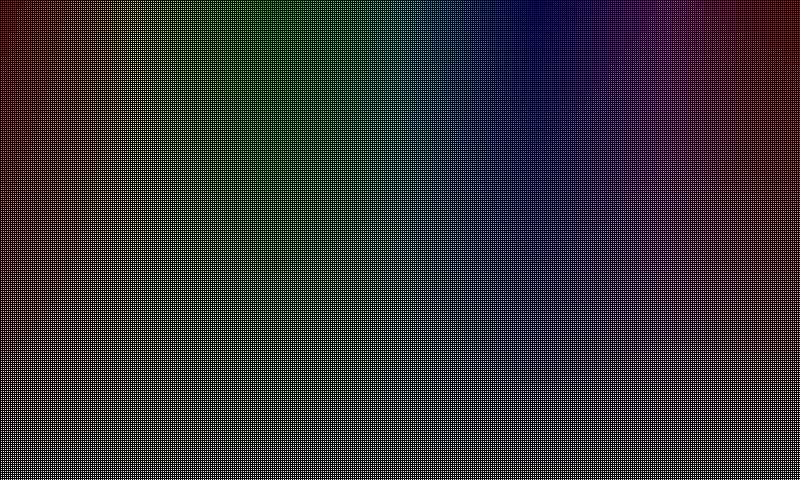
Frame 1 (no input)
Frame 60 (the mouse pressed at the canvas centre just before this capture): identical to frame 1, image omitted
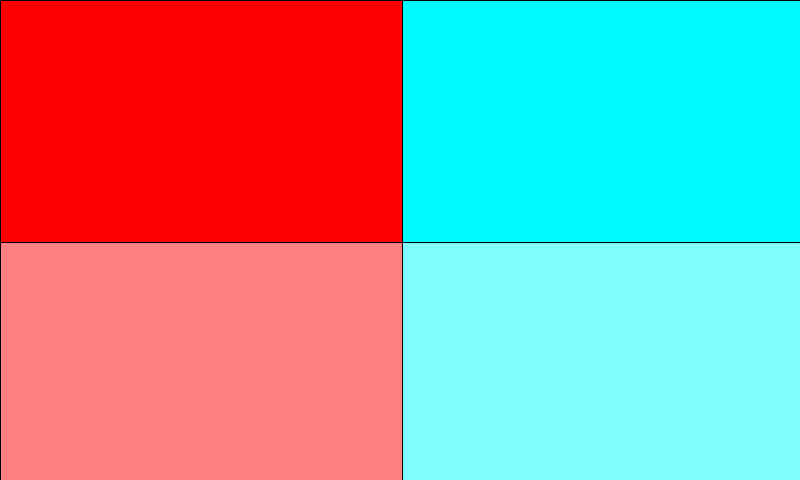
Frame 120 (the mouse held since frame 60 and released just before this capture)

The Processing sketch that drew these frames (run headless with seeded random() and noise(); from frame 60 on, the mouse is pressed at the canvas centre):

// Processing sketch: P_1_1_1_Colour_Spectrum_in_a_Grid
// ── P_1_1_1_Colour_Spectrum_in_a_Grid.pde
//P.1.1.1 - Colour Spectrum in a Grid
//Creates a grid colour palette

int stepX;
int stepY;

void setup(){
 
  size(800,480); //Window size
  background(0); //Background colour - white
}

void draw(){
  
 colorMode(HSB, width, height, 100); //Max Hue/Saturation values = width/height of window
 
 //Add two to prevent step values being too small
 //If stepX or Y were zero, loop would not end
 //Mouse position determines grid size
 stepX = mouseX+2;
 stepY = mouseY+2;   
  
 //Loop from 0 to window height, increment by stepY each time, track result as gridY
 for(int gridY = 0; gridY<height; gridY+=stepY){
   //loop from 0 to window width, increment by stepX each time, track result as gridX
   for(int gridX = 0; gridX<width; gridX+=stepX){
     //Determine rectangle colour using gridX and gridY
     fill(gridX, height-gridY, 100);
     //Draw a rectangle use gridX and gridY for corner and stepX stepY for length and width
     rect(gridX, gridY, stepX, stepY);
   }
 }  
}
